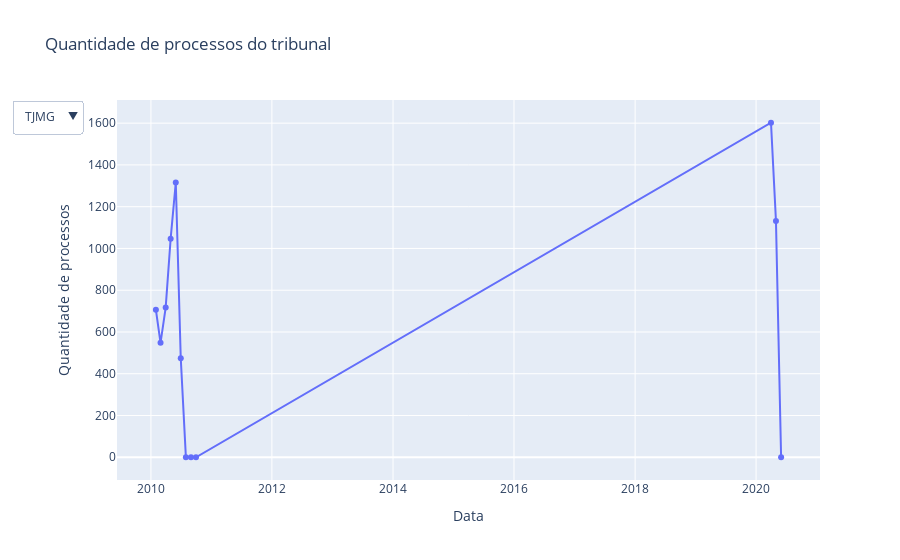

The cell this chart's notebook holds for it:
### Code cell
fig = plot_with_filter(
    data=data,
    title='Quantidade de processos do tribunal',
    xlabel='Data',
    ylabel='Quantidade de processos'
)
fig.show()

### Figure 1 — Plotly figure (JSON) as saved in the notebook; plotly's stock layout.template omitted (floating-point values rounded to 4 significant figures)
{"data": [{"type": "scatter", "visible": true, "x": ["2010-01-31T00:00:00", "2010-02-28T00:00:00", "2010-03-31T00:00:00", "2010-04-30T00:00:00", "2010-05-31T00:00:00", "2010-06-30T00:00:00", "2010-07-31T00:00:00", "2010-08-31T00:00:00", "2010-09-30T00:00:00", "2020-03-31T00:00:00", "2020-04-30T00:00:00", "2020-05-31T00:00:00"], "y": [706, 548, 717, 1047, 1316, 474, 0, 0, 0, 1602, 1132, 0]}], "layout": {"showlegend": false, "title": {"text": "Quantidade de processos do tribunal"}, "updatemenus": [{"buttons": [{"args": [{"type": "scatter", "x": [["2010-01-31T00:00:00", "2010-02-28T00:00:00", "2010-03-31T00:00:00", "2010-04-30T00:00:00", "2010-05-31T00:00:00", "2010-06-30T00:00:00", "2010-07-31T00:00:00", "2010-08-31T00:00:00", "2010-09-30T00:00:00", "2020-03-31T00:00:00", "2020-04-30T00:00:00", "2020-05-31T00:00:00"]], "y": [[706, 548, 717, 1047, 1316, 474, 0, 0, 0, 1602, 1132, 0]]}, [0]], "label": "TJMG", "method": "restyle", "visible": true}, {"args": [{"type": "scatter", "x": [["2010-01-31T00:00:00", "2010-02-28T00:00:00", "2010-03-31T00:00:00", "2010-04-30T00:00:00", "2010-05-31T00:00:00", "2010-06-30T00:00:00", "2010-07-31T00:00:00", "2010-08-31T00:00:00", "2010-09-30T00:00:00", "2020-03-31T00:00:00", "2020-04-30T00:00:00", "2020-05-31T00:00:00"]], "y": [[6818, 0, 1, 0, 0, 0, 0, 0, 0, 2095, 1102, 0]]}, [0]], "label": "TJPR", "method": "restyle", "visible": true}, {"args": [{"type": "scatter", "x": [["2010-01-31T00:00:00", "2010-02-28T00:00:00", "2010-03-31T00:00:00", "2010-04-30T00:00:00", "2010-05-31T00:00:00", "2010-06-30T00:00:00", "2010-07-31T00:00:00", "2010-08-31T00:00:00", "2010-09-30T00:00:00", "2020-03-31T00:00:00", "2020-04-30T00:00:00", "2020-05-31T00:00:00"]], "y": [[54, 25, 82, 618, 2322, 750, 24, 347, 2553, 2246, 1467, 956]]}, [0]], "label": "TJRJ", "method": "restyle", "visible": true}], "direction": "down", "showactive": true}], "xaxis": {"title": {"text": "Data"}}, "yaxis": {"title": {"text": "Quantidade de processos"}}}}
